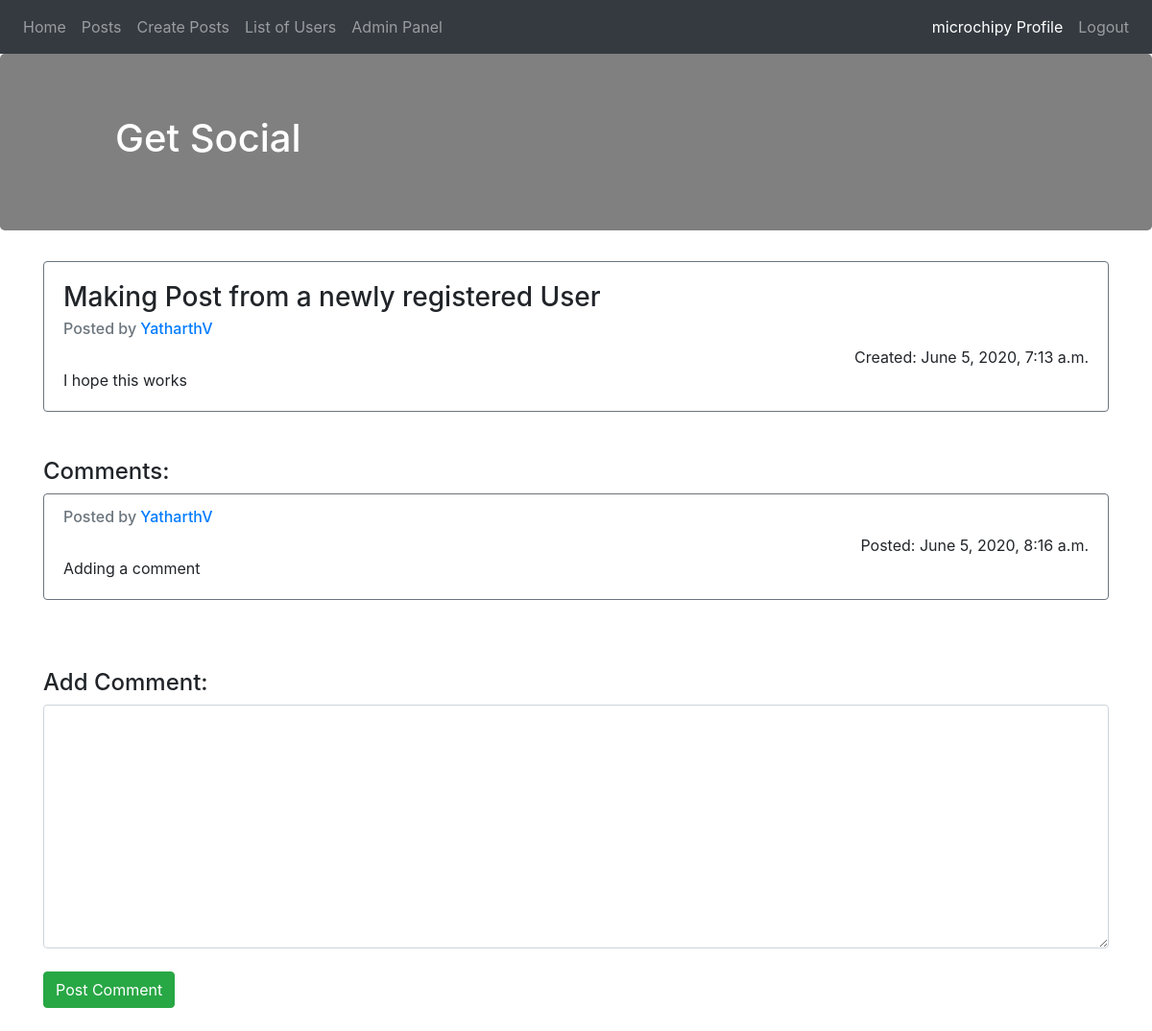
/viewpost/16/ (signed in), run on the app's committed database.
### login/models.py (models this page shows)
class Post(models.Model):
	user = models.ForeignKey(User,null=True,on_delete=models.SET_NULL) #post will not be deleted when a user's account is removed
	title = models.CharField(max_length=200,null=True)
	content = models.TextField(max_length=500,null=True)
	date_posted = models.DateTimeField(auto_now_add=True)

class User(models.Model):
	djangoUser = models.OneToOneField(djangoAuthUser,null=True,on_delete=models.CASCADE)
	date_created = models.DateTimeField(auto_now_add=True)

class Comment(models.Model):
	user= models.ForeignKey(User,null=True,on_delete=models.SET_NULL)
	post= models.ForeignKey(Post,null=True,on_delete=models.SET_NULL)
	content = models.TextField(max_length=500,null=True)
	date_posted = models.DateTimeField(auto_now_add=True)

### login/views.py (the view)
# urls.py: path('viewpost/<str:id>/',views.viewPost,name="ViewPost"),
@login_required(login_url="login/")
def viewPost(request,id):
	currentPost = Post.objects.get(id=id)
	comments = currentPost.comment_set.all()
	print(comments)
	if request.method == 'POST':
		form = CommentForm(request.POST)
		if form.is_valid():
			form.save()
	return render(request,'login/viewPost.html',{'form':CommentForm(initial={'user':request.user.user,'post':currentPost}),'post':currentPost,'comments':comments})

### login/forms.py
class CommentForm(forms.ModelForm):
	class Meta:
		model = Comment
		fields = '__all__'
		widgets = {
            'content': forms.Textarea(attrs={'class': 'form-control'}),
        }

### login/templates/login/viewPost.html (shortened to what this page needs)
{% extends 'djangoApp/base.html' %}
{% block content %}
<div class="card border-secondary">
  <div class="card-body">
    <h3 class="card-title">{{post.title}}</h3>
    <h6 class="card-subtitle mb-2 text-muted">
    	Posted by <a href="{% url 'Profile' post.user.id %}">{{post.user.djangoUser.username}} </a>
    </h6>
    <div align="right"> Created: {{post.date_posted}}</div>
    <p class="card-text">{{post.content}}</p>
  </div>
</div>
<br/>
<br/>
<h4> Comments: </h4>
{% for comment in comments %}
	<div class="card border-secondary">
  <div class="card-body">
    <h6 class="card-subtitle mb-2 text-muted">
    	Posted by <a href="{% url 'Profile' post.user.id %}">{{comment.user.djangoUser.username}} </a>
    </h6>
    <div align="right"> Posted: {{comment.date_posted}}</div>
    <p class="card-text">{{comment.content}}</p>
  </div>
</div>
<br/>
<br/>
{% endfor %}
<br/>
<h4> Add Comment:</h4>
<form action="" method="POST">
	{{form.content}}
	<br/>
	<input type="submit" name="submit" value="Post Comment" class="btn btn-success"/>
	<br/>
	<br/>
</form>
{% endblock %}

### djangoApp/templates/djangoApp/navbar.html (shortened to what this page needs)
<nav class="navbar navbar-expand-lg navbar-dark bg-dark">
  <div class="collapse navbar-collapse" id="navbarNav">
    <ul class="navbar-nav">
      <li class="nav-item">
        <a class="nav-link" href="/">Home </a>
      </li>
      <li class="nav-item">
        <a class="nav-link" href="/posts">Posts</a>
      </li>
      {% if request.user.is_authenticated %}
	      <li class="nav-item">
	        <a class="nav-link" href="{% url 'MakePost'%}">Create Posts</a>
	      </li>
	  {% endif %}
      <li class="nav-item">
        <a class="nav-link" href="/userlist">List of Users</a>
      </li>
      <li class="nav-item">
        <a class="nav-link" href="/admin">Admin Panel</a>
      </li>
    </ul>
  </div>
  <ul class="navbar-nav">
  {% if request.user.is_authenticated %}
  	   <li class="nav-item">
  	   	<a class="nav-link active" href="{% url 'Profile' request.user.user.id %}">
  	   		{{request.user.username}} Profile
  	   	</a>
  	   </li>
	   <li class="nav-item">
        <a class="nav-link" href="/logout">Logout</a>
      </li>
  {% endif %}
  </ul>
</nav>

### data on the page
Post: title "Making Post from a newly registered User", user.djangoUser.username "YatharthV", date_posted "June 5, 2020, 7:13 a.m.", content "I hope this works"
Comment: user.djangoUser.username "YatharthV", date_posted "June 5, 2020, 8:16 a.m.", content "Adding a comment"

### other printed values
{{ request.user.username }} "microchipy"
